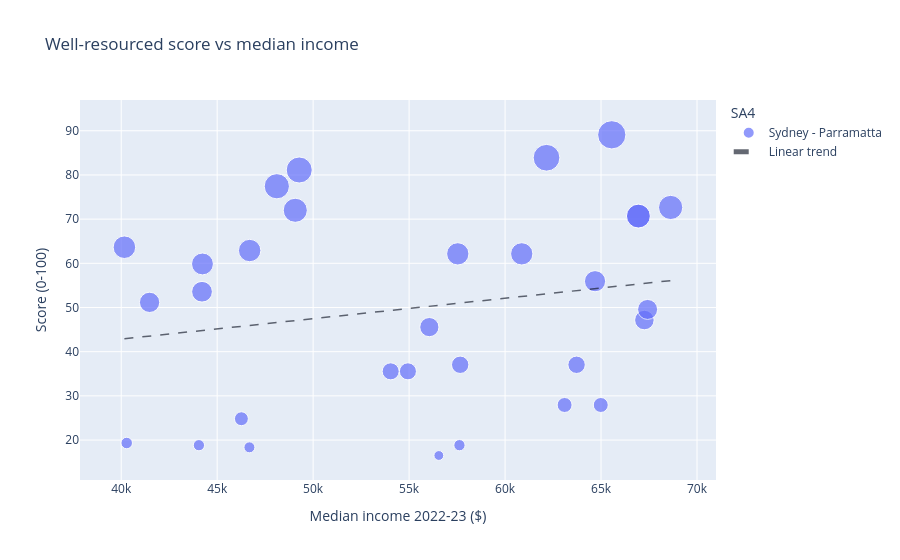

Notebook code for this chart:
### Markdown cell above
### Score and Median Income
This scatter plot compares well-resourced scores with median income levels across SA2 regions within Sydney - Parramatta. A weak positive relationship can be observed, as areas with higher median incomes generally tended to achieve slightly higher accessibility scores.

However, the relationship was not particularly strong, and there was still considerable variation between regions with similar income levels. Some middle-income areas achieved relatively high scores because of stronger concentrations of transport, recreation, and community facilities, while several higher-income regions still recorded only moderate accessibility scores.

The results suggest that income alone does not fully explain differences in accessibility and resource distribution across the region. Local infrastructure, land use patterns, and service concentration may also play important roles in influencing the final well-resourced scores.

### Code cell
build_score_income_scatter(score_income).show()

### Figure 1 — Plotly figure (JSON) as saved in the notebook; plotly's stock layout.template omitted (floating-point values rounded to 4 significant figures)
{"data": [{"hovertemplate": "<b>%{hovertext}</b><br><br>SA4=Sydney - Parramatta<br>Median income 2022-23 ($)=%{x}<br>Score (0-100)=%{y}<br>POI count=%{marker.size}<extra></extra>", "hovertext": ["Auburn - Central", "Auburn - North", "Auburn - South", "Berala", "Carlingford - East", "Carlingford - West", "Chester Hill - Sefton", "Ermington - Rydalmere", "Fairfield - East", "Granville - Clyde", "Greystanes - South", "Guildford - South Granville", "Guildford West - Merrylands West", "Lidcombe", "Merrylands - Holroyd", "Northmead", "North Parramatta", "North Rocks", "Oatlands - Dundas Valley", "Parramatta - North", "Parramatta - South", "Pemulwuy - Greystanes (North)", "Pendle Hill - Girraween", "Regents Park", "Rosehill - Harris Park", "Silverwater - Newington", "South Wentworthville", "Toongabbie - Constitution Hill", "Wentworth Point - Sydney Olympic Park", "Wentworthville - Westmead", "Winston Hills"], "legendgroup": "Sydney - Parramatta", "marker": {"color": "#636efa", "size": [68, 21, 22, 20, 48, 61, 71, 118, 79, 105, 50, 84, 96, 83, 112, 97, 132, 37, 82, 94, 21, 63, 50, 32, 48, 37, 16, 82, 94, 74, 66], "sizemode": "area", "sizeref": 0.33, "symbol": "circle"}, "mode": "markers", "name": "Sydney - Parramatta", "orientation": "v", "showlegend": true, "type": "scatter", "x": [41479, 44049, 40286, 46680, 54938, 56055, 44210, 62160, 44234, 48108, 57662, 40167, 49069, 46693, 49275, 68627, 65560, 64986, 57536, 66945, 57623, 67259, 63726, 46262, 54040, 63102, 56549, 60869, 66947, 64688, 67426], "xaxis": "x", "y": [51.16, 18.83, 19.33, 18.35, 35.55, 45.56, 53.56, 83.89, 59.85, 77.44, 37.03, 63.64, 72.0, 62.89, 81.12, 72.64, 89.08, 27.94, 62.14, 70.69, 18.83, 47.16, 37.03, 24.82, 35.55, 27.94, 16.5, 62.14, 70.69, 55.95, 49.56], "yaxis": "y"}, {"line": {"color": "rgba(17, 24, 39, 0.65)", "dash": "dash", "width": 1.5}, "mode": "lines", "name": "Linear trend", "type": "scatter", "x": [40170.0, 40450.0, 40740.0, 41030.0, 41320.0, 41600.0, 41890.0, 42180.0, 42470.0, 42750.0, 43040.0, 43330.0, 43620.0, 43900.0, 44190.0, 44480.0, 44770.0, 45050.0, 45340.0, 45630.0, 45920.0, 46200.0, 46490.0, 46780.0, 47070.0, 47350.0, 47640.0, 47930.0, 48220.0, 48500.0, 48790.0, 49080.0, 49370.0, 49650.0, 49940.0, 50230.0, 50520.0, 50800.0, 51090.0, 51380.0, 51670.0, 51950.0, 52240.0, 52530.0, 52820.0, 53100.0, 53390.0, 53680.0, 53970.0, 54250.0, 54540.0, 54830.0, 55120.0, 55400.0, 55690.0, 55980.0, 56270.0, 56550.0, 56840.0, 57130.0, 57420.0, 57700.0, 57990.0, 58280.0, 58570.0, 58850.0, 59140.0, 59430.0, 59720.0, 60000.0, 60290.0, 60580.0, 60870.0, 61150.0, 61440.0, 61730.0, 62020.0, 62300.0, 62590.0, 62880.0, 63160.0, 63450.0, 63740.0, 64030.0, 64310.0, 64600.0, 64890.0, 65180.0, 65460.0, 65750.0, 66040.0, 66330.0, 66610.0, 66900.0, 67190.0, 67480.0, 67760.0, 68050.0, 68340.0, 68630.0], "y": [42.92, 43.06, 43.19, 43.32, 43.45, 43.59, 43.72, 43.85, 43.99, 44.12, 44.25, 44.39, 44.52, 44.65, 44.78, 44.92, 45.05, 45.18, 45.32, 45.45, 45.58, 45.71, 45.85, 45.98, 46.11, 46.25, 46.38, 46.51, 46.65, 46.78, 46.91, 47.04, 47.18, 47.31, 47.44, 47.58, 47.71, 47.84, 47.97, 48.11, 48.24, 48.37, 48.51, 48.64, 48.77, 48.91, 49.04, 49.17, 49.3, 49.44, 49.57, 49.7, 49.84, 49.97, 50.1, 50.23, 50.37, 50.5, 50.63, 50.77, 50.9, 51.03, 51.17, 51.3, 51.43, 51.56, 51.7, 51.83, 51.96, 52.1, 52.23, 52.36, 52.49, 52.63, 52.76, 52.89, 53.03, 53.16, 53.29, 53.43, 53.56, 53.69, 53.82, 53.96, 54.09, 54.22, 54.36, 54.49, 54.62, 54.75, 54.89, 55.02, 55.15, 55.29, 55.42, 55.55, 55.69, 55.82, 55.95, 56.08]}], "layout": {"legend": {"itemsizing": "constant", "title": {"text": "SA4"}, "tracegroupgap": 0}, "title": {"text": "Well-resourced score vs median income"}, "xaxis": {"anchor": "y", "domain": [0, 1], "title": {"text": "Median income 2022-23 ($)"}}, "yaxis": {"anchor": "x", "domain": [0, 1], "title": {"text": "Score (0-100)"}}}}
